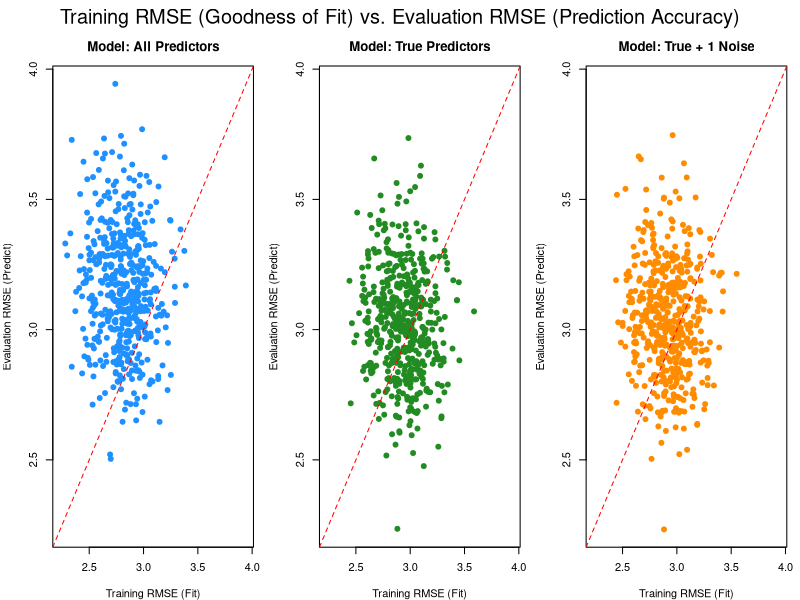

This figure's R source:
# ------------topic 2--------------------#


# --- Simulation Parameters ---

# Number of simulations (repetitions of the entire process)
n_simulations <- 500

# Number of samples in training and evaluation sets
n_train <- 100
n_eval <- 100

# Number of predictor variables
n_vars_total <- 10
# Number of predictor variables with non-zero true coefficients
n_vars_true <- 2
# Number of noise variables (total - true)
n_vars_noise <- n_vars_total - n_vars_true

# True regression coefficients
# First n_vars_true coefficients are non-zero (e.g., 5 and -3), the rest are 0.
true_beta <- c(5, -3, rep(0, n_vars_noise))

# True intercept
true_intercept <- 2

# Standard deviation of the error term (noise in the Y value)
error_sd <- 3

# --- Initialization ---

# Create empty numeric vectors to store the RMSE results for each simulation.
# We need storage for training and evaluation RMSE for each of the 3 models.
rmse_train_all <- numeric(n_simulations) # Model with all predictors (Training RMSE)
rmse_eval_all <- numeric(n_simulations)  # Model with all predictors (Evaluation RMSE)

rmse_train_true <- numeric(n_simulations) # Model with only true predictors (Training RMSE)
rmse_eval_true <- numeric(n_simulations)  # Model with only true predictors (Evaluation RMSE)

rmse_train_plus1 <- numeric(n_simulations) # Model with true + 1 noise predictor (Training RMSE)
rmse_eval_plus1 <- numeric(n_simulations)  # Model with true + 1 noise predictor (Evaluation RMSE)

# Set seed for reproducibility
set.seed(1015)

# fisrt, How to simulate once? then, use simulation loop

# --- Simulation Once ---
# --- Step 1: Generate Training Data ---
# Generate predictor variables (X) from a standard normal distribution
X_train_matrix <- matrix(rnorm(n_train * n_vars_total), nrow = n_train, ncol = n_vars_total)
dim(X_train_matrix)

# Generate the error term (epsilon)
epsilon_train <- rnorm(n_train, mean = 0, sd = error_sd)
dim(epsilon_train)

# Calculate the response variable (Y) using the true model: Y = intercept + X * beta + epsilon
# '%*%' performs matrix multiplication
Y_train_vector <- true_intercept + X_train_matrix %*% true_beta + epsilon_train
dim(Y_train_vector)

# Combine predictors and response into a data frame (useful for lm function)
train_df <- data.frame(Y = Y_train_vector, X_train_matrix)

# Assign meaningful column names
colnames(train_df) <- c("Y", paste0("X", 1:n_vars_total))
head(train_df)


# --- Step 2: Generate Evaluation Data ---
# Generate independent evaluation data using the same process
X_eval_matrix <- matrix(rnorm(n_eval * n_vars_total), nrow = n_eval, ncol = n_vars_total)
epsilon_eval <- rnorm(n_eval, mean = 0, sd = error_sd)

Y_eval_vector <- true_intercept + X_eval_matrix %*% true_beta + epsilon_eval
eval_df <- data.frame(Y = Y_eval_vector, X_eval_matrix)

colnames(eval_df) <- c("Y", paste0("X", 1:n_vars_total))
head(eval_df)


# --- Step 3: Fit Regression Models (Estimation) ---
# Estimate model parameters using the training data

# Model 1: Using all predictor variables
# Formula 'Y ~ .' tells lm to use Y as response and all other columns as predictors
model_all <- lm(Y ~ ., data = train_df)
# model_all


# Model 2: Using only the true predictor variables (X1 and X2 in this case)
true_var_names <- c("X1", "X2") 
formula_true_str <- paste("Y ~", paste(true_var_names, collapse = " + ")) # Create "Y ~ X1 + X2"
formula_true <- as.formula(formula_true_str) # Convert string to formula object
model_true <- lm(formula_true, data = train_df)
# model_true

# Model 3: Using true predictors + 1 randomly chosen noise predictor
# Identify the indices of noise variables
noise_var_indices <- (n_vars_true + 1):n_vars_total
noise_var_indices

# Randomly sample one index from the noise variables
chosen_noise_index <- sample(noise_var_indices, 1)
chosen_noise_index

chosen_noise_var_name <- paste0("X", chosen_noise_index) # Get its name
chosen_noise_var_name

# Combine true variable names and the chosen noise variable name
vars_plus1 <- c(true_var_names, chosen_noise_var_name)

# print(paste(vars_plus1, collapse = " + "))
# formula_plus1_str <- paste("Y ~", paste(vars_plus1, collapse = " + ")) # Create formula string
formula_plus1 <- as.formula("Y ~ X1 + X2 + X5") 
model_plus1 <- lm(formula_plus1, data = train_df)

# --- Step 4: Calculate Fitted Values (Training) and Predictions (Evaluation) ---

# Calculate fitted values using the estimated model on the original training data
# These values show how well the model fits the data it was trained on.
# Alternatively, could use model_all$fitted.values, etc.
fitted_train_all <- predict(model_all, newdata = train_df)
fitted_train_true <- predict(model_true, newdata = train_df)
fitted_train_plus1 <- predict(model_plus1, newdata = train_df)

# Make predictions using the estimated model on the unseen evaluation data
# These values assess the model's ability to generalize to new data.
pred_eval_all <- predict(model_all, newdata = eval_df)
pred_eval_true <- predict(model_true, newdata = eval_df)
pred_eval_plus1 <- predict(model_plus1, newdata = eval_df)

# --- Step 5: Calculate Root Mean Squared Error (RMSE) ---
# RMSE = sqrt(mean((actual - calculated_value)^2))

# RMSE on training data (using fitted values) - Measures goodness of fit to the training data
rmse_train_all <- sqrt(mean((train_df$Y - fitted_train_all)^2))
rmse_train_true <- sqrt(mean((train_df$Y - fitted_train_true)^2))
rmse_train_plus1 <- sqrt(mean((train_df$Y - fitted_train_plus1)^2))

# RMSE on evaluation data (using predicted values) - Measures prediction accuracy on unseen data
rmse_eval_all <- sqrt(mean((eval_df$Y - pred_eval_all)^2))
rmse_eval_true <- sqrt(mean((eval_df$Y - pred_eval_true)^2))
rmse_eval_plus1 <- sqrt(mean((eval_df$Y - pred_eval_plus1)^2))

(rmse_train_all); (rmse_train_true); (rmse_train_plus1)

(rmse_eval_all); (rmse_eval_true); (rmse_eval_plus1)

# now, lets use Loop!
# --- Simulation Loop ---

# Loop 50 times
for (i in 1:n_simulations) {
  
  # --- Step 1: Generate Training Data ---
  # Generate predictor variables (X) from a standard normal distribution
  X_train_matrix <- matrix(rnorm(n_train * n_vars_total), nrow = n_train, ncol = n_vars_total)
  # Generate the error term (epsilon)
  epsilon_train <- rnorm(n_train, mean = 0, sd = error_sd)
  # Calculate the response variable (Y) using the true model: Y = intercept + X * beta + epsilon
  # '%*%' performs matrix multiplication
  Y_train_vector <- true_intercept + X_train_matrix %*% true_beta + epsilon_train
  # Combine predictors and response into a data frame (useful for lm function)
  train_df <- data.frame(Y = Y_train_vector, X_train_matrix)
  # Assign meaningful column names
  colnames(train_df) <- c("Y", paste0("X", 1:n_vars_total))
  
  # --- Step 2: Generate Evaluation Data ---
  # Generate independent evaluation data using the same process
  X_eval_matrix <- matrix(rnorm(n_eval * n_vars_total), nrow = n_eval, ncol = n_vars_total)
  epsilon_eval <- rnorm(n_eval, mean = 0, sd = error_sd)
  Y_eval_vector <- true_intercept + X_eval_matrix %*% true_beta + epsilon_eval
  eval_df <- data.frame(Y = Y_eval_vector, X_eval_matrix)
  colnames(eval_df) <- c("Y", paste0("X", 1:n_vars_total))
  
  # --- Step 3: Fit Regression Models (Estimation) ---
  # Estimate model parameters using the training data
  
  # Model 1: Using all predictor variables
  # Formula 'Y ~ .' tells lm to use Y as response and all other columns as predictors
  model_all <- lm(Y ~ ., data = train_df)
  
  # Model 2: Using only the true predictor variables (X1 and X2 in this case)
  true_var_names <- paste0("X", 1:n_vars_true) # Get names "X1", "X2"
  formula_true_str <- paste("Y ~", paste(true_var_names, collapse = " + ")) # Create "Y ~ X1 + X2"
  formula_true <- as.formula(formula_true_str) # Convert string to formula object
  model_true <- lm(formula_true, data = train_df)
  
  # Model 3: Using true predictors + 1 randomly chosen noise predictor
  # Identify the indices of noise variables
  noise_var_indices <- (n_vars_true + 1):n_vars_total
  # Randomly sample one index from the noise variables
  chosen_noise_index <- sample(noise_var_indices, 1)
  chosen_noise_var_name <- paste0("X", chosen_noise_index) # Get its name (e.g., "X5")
  # Combine true variable names and the chosen noise variable name
  vars_plus1 <- c(true_var_names, chosen_noise_var_name)
  formula_plus1_str <- paste("Y ~", paste(vars_plus1, collapse = " + ")) # Create formula string
  formula_plus1 <- as.formula(formula_plus1_str) # Convert to formula
  model_plus1 <- lm(formula_plus1, data = train_df)
  
  # --- Step 4: Calculate Fitted Values (Training) and Predictions (Evaluation) ---
  
  # Calculate fitted values using the estimated model on the original training data
  # These values show how well the model fits the data it was trained on.
  # Alternatively, could use model_all$fitted.values, etc.
  fitted_train_all <- predict(model_all, newdata = train_df)
  fitted_train_true <- predict(model_true, newdata = train_df)
  fitted_train_plus1 <- predict(model_plus1, newdata = train_df)
  
  # Make predictions using the estimated model on the unseen evaluation data
  # These values assess the model's ability to generalize to new data.
  pred_eval_all <- predict(model_all, newdata = eval_df)
  pred_eval_true <- predict(model_true, newdata = eval_df)
  pred_eval_plus1 <- predict(model_plus1, newdata = eval_df)
  
  # --- Step 5: Calculate Root Mean Squared Error (RMSE) ---
  # RMSE = sqrt(mean((actual - calculated_value)^2))
  
  # RMSE on training data (using fitted values) - Measures goodness of fit to the training data
  rmse_train_all[i] <- sqrt(mean((train_df$Y - fitted_train_all)^2))
  rmse_train_true[i] <- sqrt(mean((train_df$Y - fitted_train_true)^2))
  rmse_train_plus1[i] <- sqrt(mean((train_df$Y - fitted_train_plus1)^2))
  
  # RMSE on evaluation data (using predicted values) - Measures prediction accuracy on unseen data
  rmse_eval_all[i] <- sqrt(mean((eval_df$Y - pred_eval_all)^2))
  rmse_eval_true[i] <- sqrt(mean((eval_df$Y - pred_eval_true)^2))
  rmse_eval_plus1[i] <- sqrt(mean((eval_df$Y - pred_eval_plus1)^2))
  
  # Optional: Print progress
  print(paste("Simulation", i, "completed."))
  
} # End of the simulation loop

# --- Step 6: Create Scatter Plots ---
# Why dont you set `n_simulations` = 500?? (Simulation Parameters)
# Set up plotting area to display 3 plots side-by-side (1 row, 3 columns)
par(mfrow = c(1, 3), mar = c(4, 4, 3, 1), oma = c(0, 0, 2, 0)) # Adjust margins

# Determine common axis limits for better comparison across plots
# Calculate the overall range across all RMSE values
all_rmse_values <- c(rmse_train_all, rmse_eval_all,
                     rmse_train_true, rmse_eval_true,
                     rmse_train_plus1, rmse_eval_plus1)
plot_lim <- range(all_rmse_values, na.rm = TRUE) # Use na.rm just in case

# Plot 1: All Predictors
plot(x = rmse_train_all, y = rmse_eval_all,
     main = "Model: All Predictors",
     xlab = "Training RMSE (Fit)",       
     ylab = "Evaluation RMSE (Predict)",  
     pch = 19, col = "dodgerblue",
     xlim = plot_lim, # Use common limits
     ylim = plot_lim)
abline(a = 0, b = 1, col = "red", lty = 2) # y=x line

# Plot 2: True Predictors Only
plot(x = rmse_train_true, y = rmse_eval_true,
     main = "Model: True Predictors",
     xlab = "Training RMSE (Fit)",
     ylab = "Evaluation RMSE (Predict)",
     pch = 19, col = "forestgreen",
     xlim = plot_lim,
     ylim = plot_lim)
abline(a = 0, b = 1, col = "red", lty = 2)

# Plot 3: True + 1 Noise Predictor
plot(x = rmse_train_plus1, y = rmse_eval_plus1,
     main = "Model: True + 1 Noise",
     xlab = "Training RMSE (Fit)",
     ylab = "Evaluation RMSE (Predict)",
     pch = 19, col = "darkorange",
     xlim = plot_lim,
     ylim = plot_lim)
abline(a = 0, b = 1, col = "red", lty = 2)

# Add an overall title to the figure
mtext("Training RMSE (Goodness of Fit) vs. Evaluation RMSE (Prediction Accuracy)", outer = TRUE, cex = 1.2) # More descriptive title

# Reset plotting parameters to default (1 plot per device)
par(mfrow = c(1, 1), mar = c(5.1, 4.1, 4.1, 2.1), oma = c(0, 0, 0, 0))

# --- Optional: Display Results Summary ---
# Combine results into a data frame
results_summary <- data.frame(
  Simulation = 1:n_simulations,
  RMSE_Train_All = rmse_train_all,
  RMSE_Eval_All = rmse_eval_all,
  RMSE_Train_True = rmse_train_true,
  RMSE_Eval_True = rmse_eval_true,
  RMSE_Train_Plus1 = rmse_train_plus1,
  RMSE_Eval_Plus1 = rmse_eval_plus1
)


# Print summary statistics for the RMSE values
print("Summary statistics for RMSE:")
summary(results_summary[, -1]) # Exclude the Simulation column
